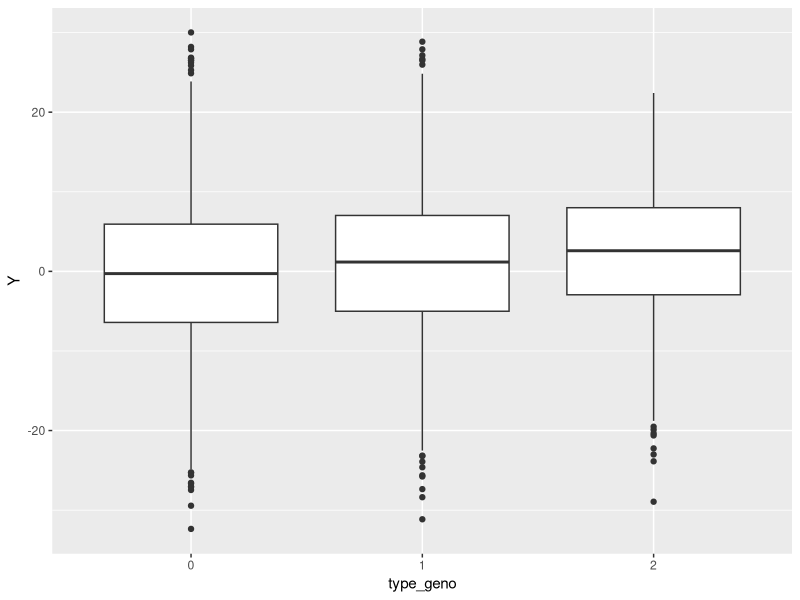
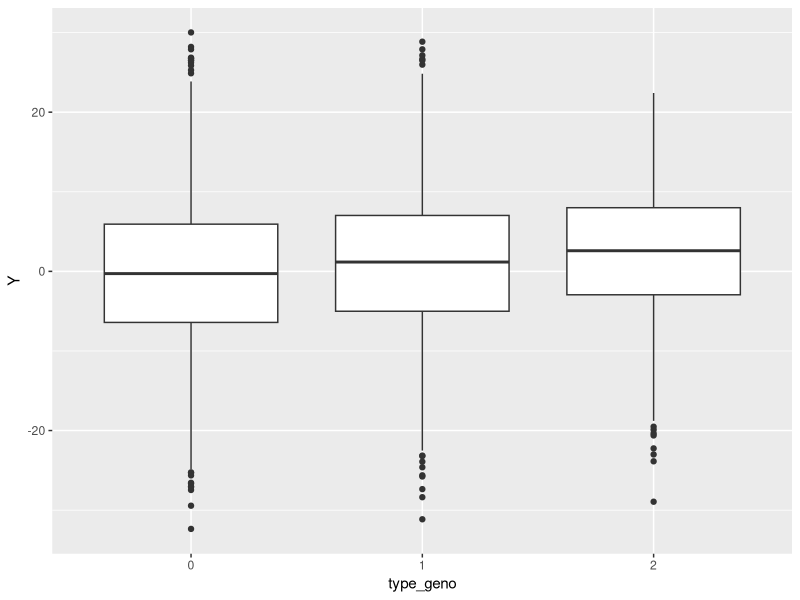
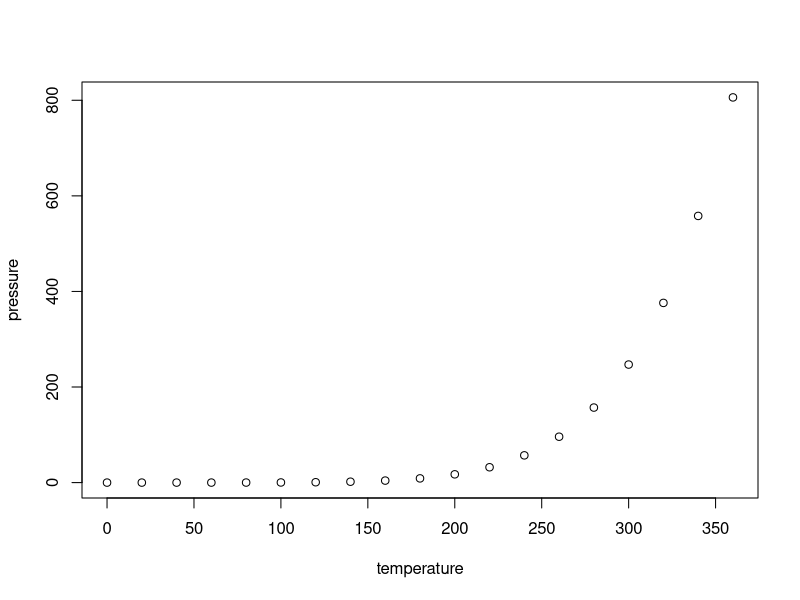

Recreate these plots in R, in order.
## ---- chunk 1
library(ggplot2)
#########################################
#Generate a randomly sample loci size=1Mb
#########################################

#5000 Randomly choosen bp
my_bp <- sort(sample(1:1000000, size=5000,replace = FALSE))
#############################
#Three different bump signals
#############################
my_functions <-data.frame(f0 = c(rep(0,400000),rep(0,200000),rep(0,400000)),
                         f1 = c(rep(0,400000),rep(1,200000),rep(0,400000)) ,
                         f2=c(rep(0,400000),rep(2,200000),rep(0,400000)))



###########################
#Minor allele frequency 30%
###########################
MAF=0.3
sampl_schem <- c((1-MAF)^2,2*MAF*(1-MAF),MAF^2)
#######################################
#sampling at Hardy Weinberg equilibrium
#######################################
#Assigning class

#sample size =4000
n_size=4000
type_fn <-sample(0:2,replace = TRUE,size=n_size,  prob=  sampl_schem  )


genotype <-  matrix(my_functions[my_bp,2 ], ncol=1 ) %*%t(matrix(type_fn,ncol=1))
#dim(genotype)= nSNP, nind

###############################################################
#Generate a phenotype with variance explained by genotype  0.5%
###############################################################
varexp=0.005
var_noise <- (1-varexp)*var(sample(0:2,replace = TRUE,size=10000,
                                  prob=sampl_schem ))/varexp
Y <-  rnorm(n=n_size,sd=sqrt(var_noise)) +type_fn
library(ggplot2)

df <- data.frame(y=Y,type_geno=as.factor(type_fn))
ggplot(df,aes(x=type_geno,y=Y))+
 geom_boxplot()

ggplot(df,aes(x=type_geno,y=Y))+
 geom_boxplot()

## ---- chunk 2
plot(pressure)
